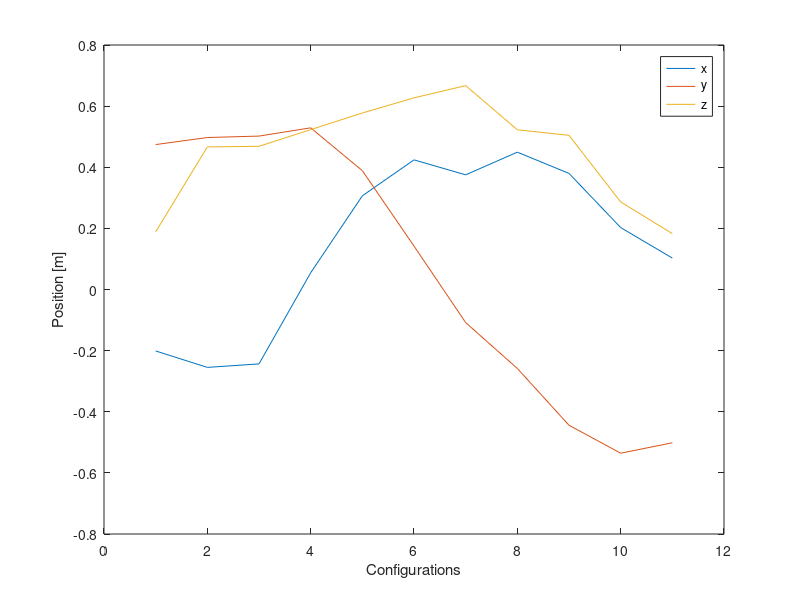
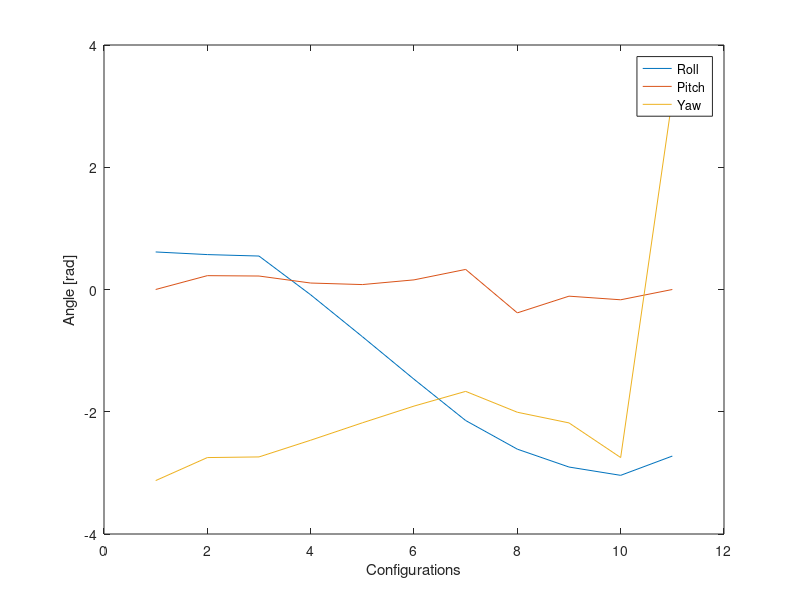

These figures' MATLAB source, in order:
%% Trajectory plot
clc; clear;

% load data
data = load('forward_kinematics.txt');
x = data(:,1);
y = data(:,2);
z = data(:,3);
roll = data(:,4);
pitch = data(:,5);
yaw = data(:,6);

figure('Name', 'X, y and z.')
plot(x)
hold on
plot(y)
plot(z)
ylabel('Position [m]')
xlabel('Configurations')
legend('x', 'y', 'z')
hold off

figure('name', 'Roll, pitch and yaw.')
plot(roll)
hold on
plot(pitch)
plot(yaw)
ylabel('Angle [rad]')
xlabel('Configurations')
legend('Roll', 'Pitch', 'Yaw')
hold off